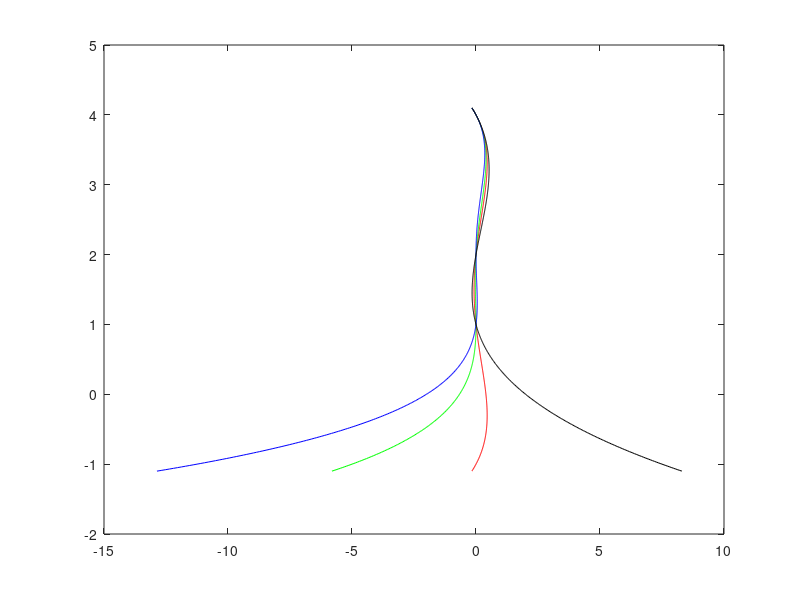

Reproduce this figure in MATLAB.
clear;
x = [-1 1 2 4];
N=4;
xx = x(1)-0.1:0.01:x(end)+0.1;
L = ones(N,length(xx));
color ='rgbkmcyrg';
for i=1:N
    for k=1:N
        if(k==i)
            continue
        else
            L(k,:) =(L(i,:).*(xx-x(k)))./(x(i)-x(k));
        end
    end
end    
for k=(1:N)
    plot(L(k,:),xx,color(k)); hold on
end